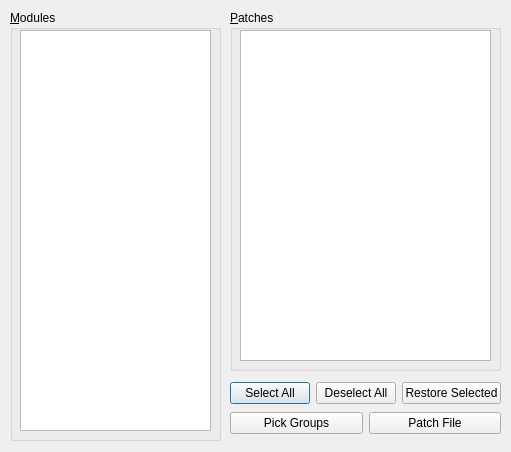
<?xml version="1.0" encoding="UTF-8"?>
<ui version="4.0">
 <class>PatchDialog</class>
 <widget class="QDialog" name="PatchDialog">
  <property name="geometry">
   <rect>
    <x>0</x>
    <y>0</y>
    <width>511</width>
    <height>452</height>
   </rect>
  </property>
  <property name="windowTitle">
   <string>Patches</string>
  </property>
  <property name="windowIcon">
   <iconset resource="../../resource.qrc">
    <normaloff>:/icons/images/patch.png</normaloff>:/icons/images/patch.png</iconset>
  </property>
  <widget class="QGroupBox" name="groupPatches">
   <property name="geometry">
    <rect>
     <x>230</x>
     <y>10</y>
     <width>271</width>
     <height>361</height>
    </rect>
   </property>
   <property name="title">
    <string>&amp;Patches</string>
   </property>
   <widget class="QListWidget" name="listPatches">
    <property name="geometry">
     <rect>
      <x>10</x>
      <y>20</y>
      <width>251</width>
      <height>331</height>
     </rect>
    </property>
    <property name="font">
     <font>
      <family>Courier New</family>
     </font>
    </property>
   </widget>
  </widget>
  <widget class="QGroupBox" name="groupModules">
   <property name="geometry">
    <rect>
     <x>10</x>
     <y>10</y>
     <width>211</width>
     <height>431</height>
    </rect>
   </property>
   <property name="title">
    <string>&amp;Modules</string>
   </property>
   <widget class="QListWidget" name="listModules">
    <property name="geometry">
     <rect>
      <x>10</x>
      <y>20</y>
      <width>191</width>
      <height>401</height>
     </rect>
    </property>
    <property name="font">
     <font>
      <family>Courier New</family>
     </font>
    </property>
   </widget>
  </widget>
  <widget class="QWidget" name="layoutWidget">
   <property name="geometry">
    <rect>
     <x>230</x>
     <y>380</y>
     <width>271</width>
     <height>58</height>
    </rect>
   </property>
   <layout class="QVBoxLayout" name="verticalLayout">
    <item>
     <layout class="QHBoxLayout" name="horizontalLayout">
      <item>
       <widget class="QPushButton" name="btnSelectAll">
        <property name="text">
         <string>Select All</string>
        </property>
       </widget>
      </item>
      <item>
       <widget class="QPushButton" name="btnDeselectAll">
        <property name="text">
         <string>Deselect All</string>
        </property>
       </widget>
      </item>
      <item>
       <widget class="QPushButton" name="btnRestoreSelected">
        <property name="text">
         <string>Restore Selected</string>
        </property>
       </widget>
      </item>
     </layout>
    </item>
    <item>
     <layout class="QHBoxLayout" name="horizontalLayout_2">
      <item>
       <widget class="QPushButton" name="btnPickGroups">
        <property name="enabled">
         <bool>true</bool>
        </property>
        <property name="text">
         <string>Pick Groups</string>
        </property>
       </widget>
      </item>
      <item>
       <widget class="QPushButton" name="btnPatchFile">
        <property name="enabled">
         <bool>true</bool>
        </property>
        <property name="text">
         <string>Patch File</string>
        </property>
       </widget>
      </item>
     </layout>
    </item>
   </layout>
  </widget>
 </widget>
 <tabstops>
  <tabstop>listModules</tabstop>
  <tabstop>listPatches</tabstop>
  <tabstop>btnPatchFile</tabstop>
 </tabstops>
 <resources>
  <include location="../../resource.qrc"/>
 </resources>
 <connections/>
</ui>
